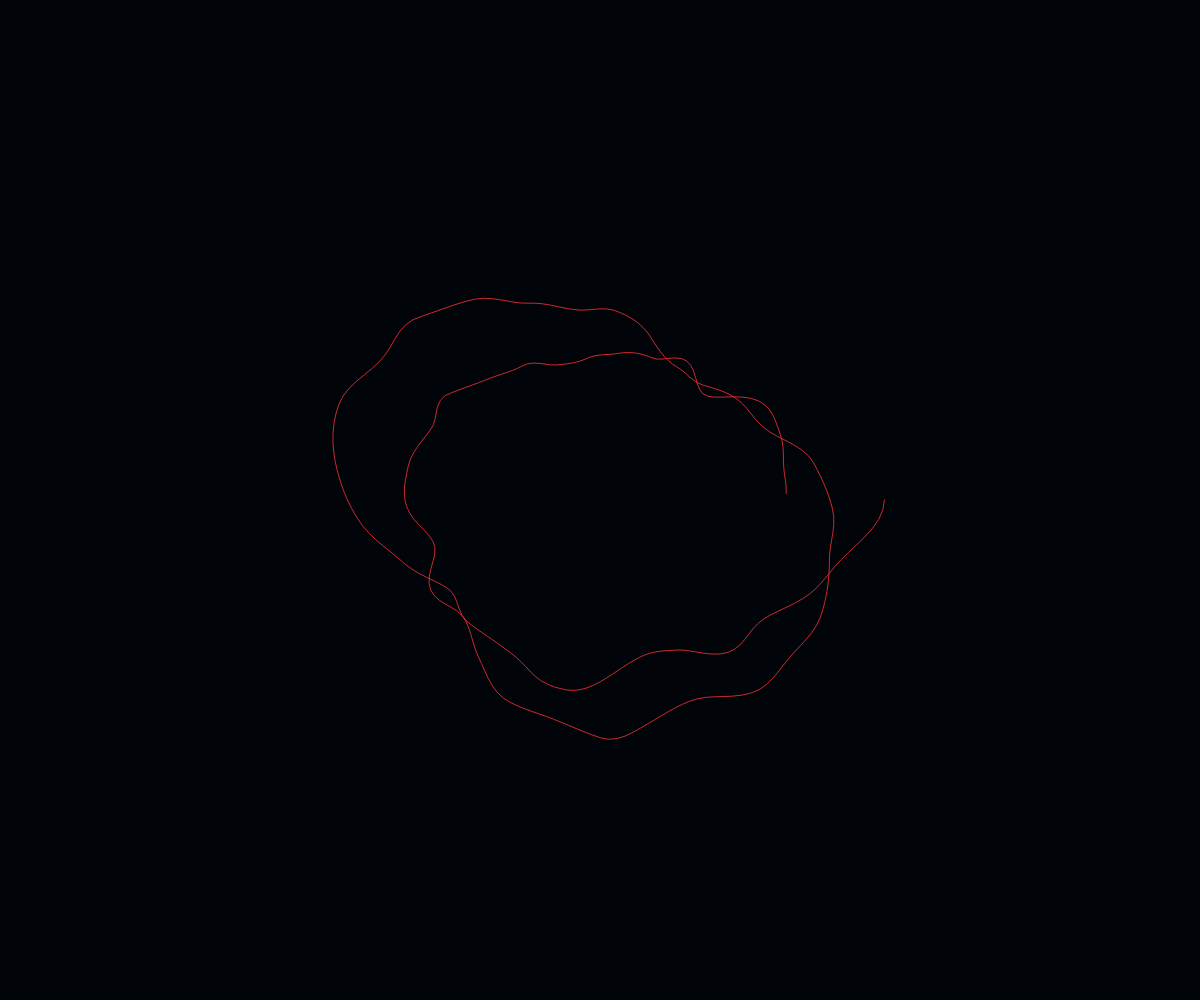
Frame 1 (no input)
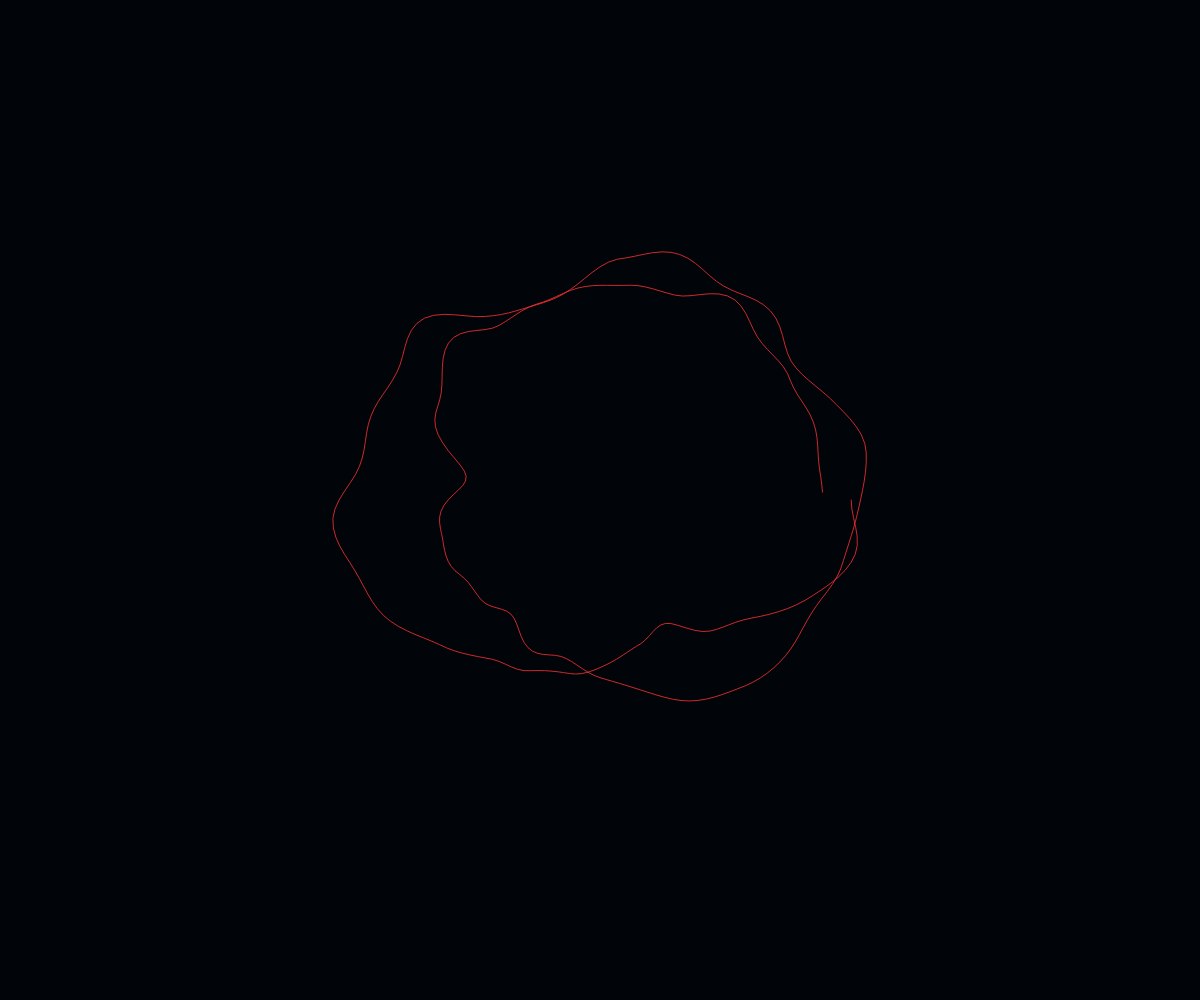
Frame 60 (no input)
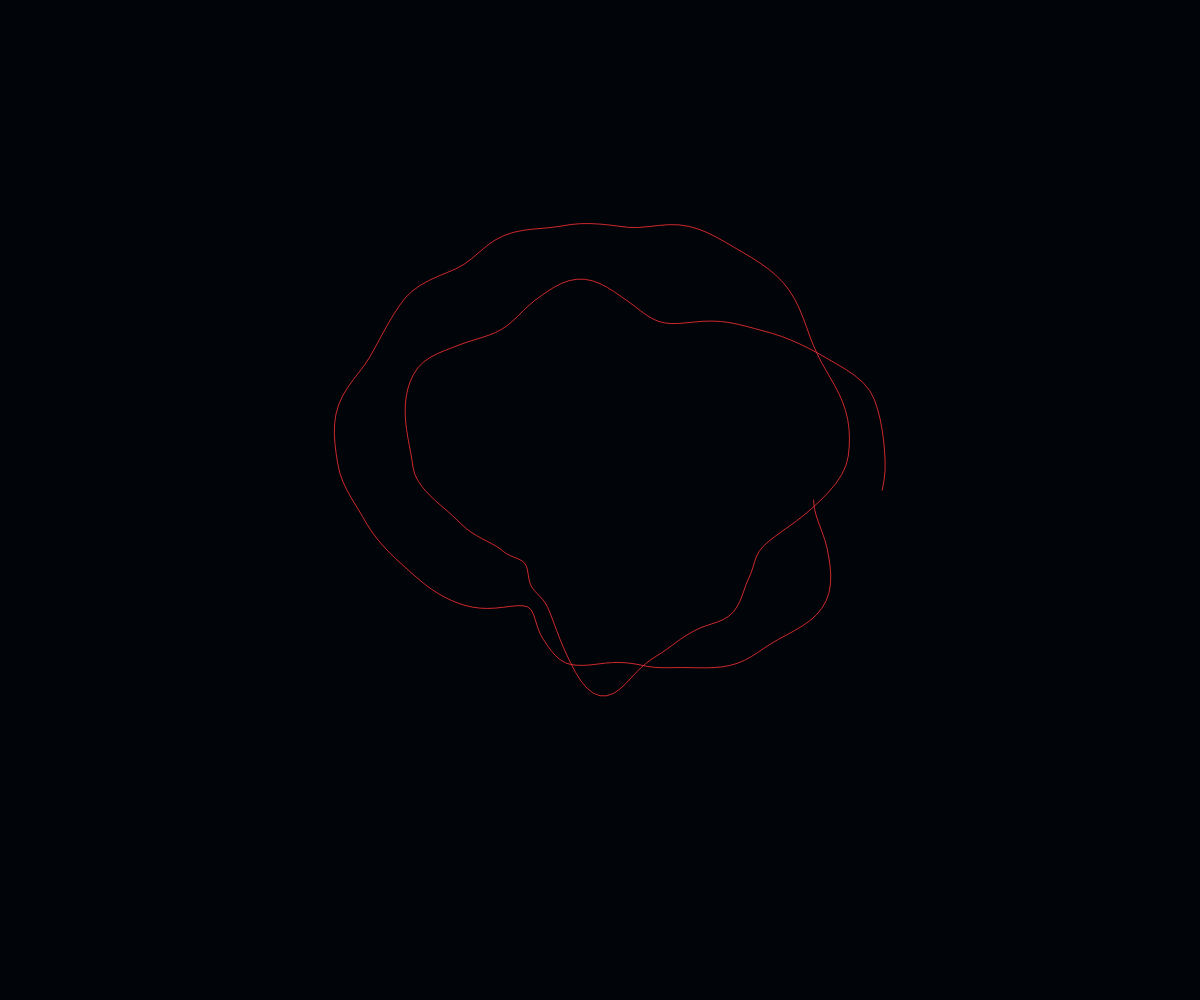
Frame 120 (the mouse pressed at the canvas centre since frame 60)

The p5.js sketch that drew these frames (run headless with seeded random() and noise() and a simulated clock; from frame 60 on, the mouse is pressed at the canvas centre):

// p5.js sketch
// ── sketch.js
function setup() {
  createCanvas(windowWidth, windowHeight);
  colorMode(HSB, 360, 100, 100, 1);
}

function draw() {
  background('#010409');
  translate(width * 0.5, height * 0.5);
  noFill();
  beginShape();
  for (let angle = 0; angle < 720; angle += 2) {
    const r = map(noise(angle * 0.01, frameCount * 0.01), 0, 1, 50, min(width, height) * 0.4);
    const x = cos(radians(angle)) * r;
    const y = sin(radians(angle)) * r;
    stroke(map(angle, 0, 720, 0, 360), 80, 100, 0.8);
    vertex(x, y);
  }
  endShape();
}

function windowResized() {
  resizeCanvas(windowWidth, windowHeight);
}
